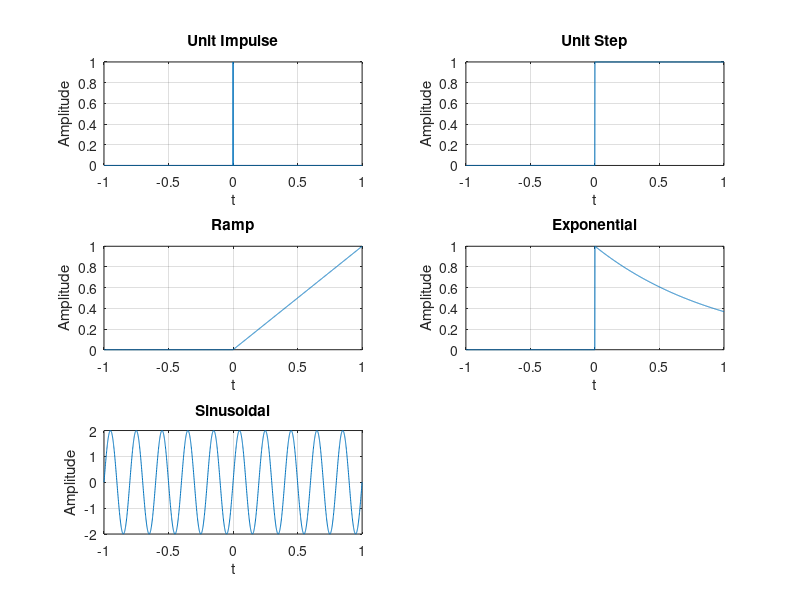

Here is the MATLAB script that generated this plot:
% Experiment 1: Generation of Continuous-Time Signals
clc; clear; close all;
t = -1:0.001:1;
A = 2; f0 = 5; a = 1;
imp = double(abs(t)<0.0005);
step = double(t>=0);
ramp = t.*step;
expSig = exp(-a*t).*step;
sinSig = A*sin(2*pi*f0*t);
figure;
subplot(3,2,1); plot(t,imp); grid on; title('Unit Impulse'); xlabel('t'); ylabel('Amplitude');
subplot(3,2,2); plot(t,step); grid on; title('Unit Step'); xlabel('t'); ylabel('Amplitude');
subplot(3,2,3); plot(t,ramp); grid on; title('Ramp'); xlabel('t'); ylabel('Amplitude');
subplot(3,2,4); plot(t,expSig); grid on; title('Exponential'); xlabel('t'); ylabel('Amplitude');
subplot(3,2,5); plot(t,sinSig); grid on; title('Sinusoidal'); xlabel('t'); ylabel('Amplitude');
